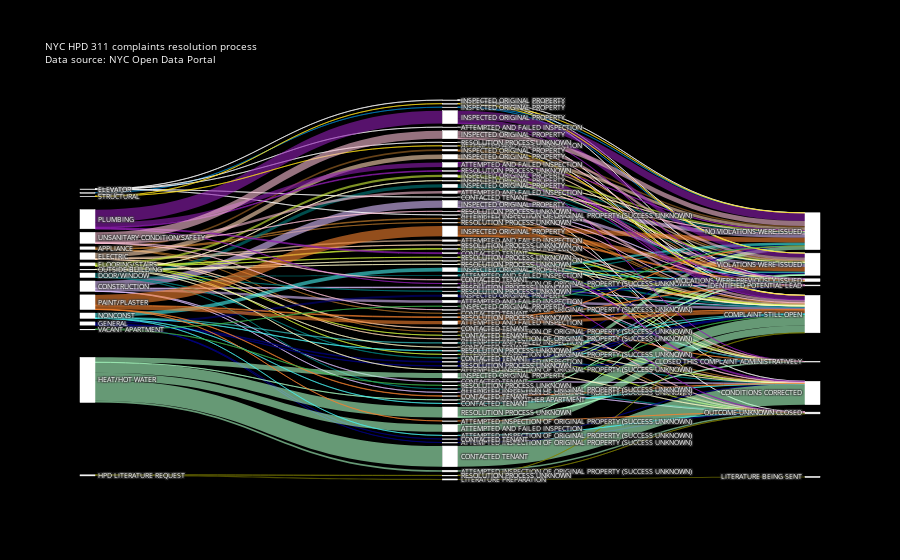

The code cell stored with this chart in its notebook:
### Markdown cell above
### Plot figure

### Code cell
fig = go.Figure(data=[go.Sankey(
    # Define nodes
    node = dict(
      pad = 15,
      thickness = 15,
      line = dict(color = "white", width = 0.5),
      label =  sankey_info['data']['node']['label'],
      color =  sankey_info['data']['node']['color'],
#     groups = groups This just makes it look like the one above
    ),
    # Add links
    link = dict(
      source =  sankey_info['data']['link']['source'],
      target =  sankey_info['data']['link']['target'],
      value =  sankey_info['data']['link']['value'],
      color =  sankey_info['data']['link']['color']
))])

fig.update_layout(title_text="NYC HPD 311 complaints resolution process<br>Data source: NYC Open Data Portal",
                  font=dict(size = 7, color = 'white'),
                  plot_bgcolor='black',
                  paper_bgcolor='black')
fig.show()
fig.write_html('output/sankey_colored_by_complaint_type_nodes_separate.html')

### Figure 1 — Plotly figure (JSON) as saved in the notebook; plotly's stock layout.template omitted (floating-point values rounded to 4 significant figures; data arrays with more than 128 entries replaced by an {"elided": "..."} marker saying what was removed)
{"data": [{"link": {"color": {"elided": "199 str values"}, "source": {"elided": "199 int values"}, "target": {"elided": "199 int values"}, "value": {"elided": "199 int values"}}, "node": {"color": ["rgba(255, 255, 255, 1)", "rgba(255, 255, 255, 1)", "rgba(255, 255, 255, 1)", "rgba(255, 255, 255, 1)", "rgba(255, 255, 255, 1)", "rgba(255, 255, 255, 1)", "rgba(255, 255, 255, 1)", "rgba(255, 255, 255, 1)", "rgba(255, 255, 255, 1)", "rgba(255, 255, 255, 1)", "rgba(255, 255, 255, 1)", "rgba(255, 255, 255, 1)", "rgba(255, 255, 255, 1)", "rgba(255, 255, 255, 1)", "rgba(255, 255, 255, 1)", "rgba(255, 255, 255, 1)", "rgba(255, 255, 255, 1)", "rgba(255, 255, 255, 1)", "rgba(255, 255, 255, 1)", "rgba(255, 255, 255, 1)", "rgba(255, 255, 255, 1)", "rgba(255, 255, 255, 1)", "rgba(255, 255, 255, 1)", "rgba(255, 255, 255, 1)", "rgba(255, 255, 255, 1)", "rgba(255, 255, 255, 1)", "rgba(255, 255, 255, 1)", "rgba(255, 255, 255, 1)", "rgba(255, 255, 255, 1)", "rgba(255, 255, 255, 1)", "rgba(255, 255, 255, 1)", "rgba(255, 255, 255, 1)", "rgba(255, 255, 255, 1)", "rgba(255, 255, 255, 1)", "rgba(255, 255, 255, 1)", "rgba(255, 255, 255, 1)", "rgba(255, 255, 255, 1)", "rgba(255, 255, 255, 1)", "rgba(255, 255, 255, 1)", "rgba(255, 255, 255, 1)", "rgba(255, 255, 255, 1)", "rgba(255, 255, 255, 1)", "rgba(255, 255, 255, 1)", "rgba(255, 255, 255, 1)", "rgba(255, 255, 255, 1)", "rgba(255, 255, 255, 1)", "rgba(255, 255, 255, 1)", "rgba(255, 255, 255, 1)", "rgba(255, 255, 255, 1)", "rgba(255, 255, 255, 1)", "rgba(255, 255, 255, 1)", "rgba(255, 255, 255, 1)", "rgba(255, 255, 255, 1)", "rgba(255, 255, 255, 1)", "rgba(255, 255, 255, 1)", "rgba(255, 255, 255, 1)", "rgba(255, 255, 255, 1)", "rgba(255, 255, 255, 1)", "rgba(255, 255, 255, 1)", "rgba(255, 255, 255, 1)", "rgba(255, 255, 255, 1)", "rgba(255, 255, 255, 1)", "rgba(255, 255, 255, 1)", "rgba(255, 255, 255, 1)", "rgba(255, 255, 255, 1)", "rgba(255, 255, 255, 1)", "rgba(255, 255, 255, 1)", "rgba(255, 255, 255, 1)", "rgba(255, 255, 255, 1)", "rgba(255, 255, 255, 1)", "rgba(255, 255, 255, 1)", "rgba(255, 255, 255, 1)", "rgba(255, 255, 255, 1)", "rgba(255, 255, 255, 1)", "rgba(255, 255, 255, 1)", "rgba(255, 255, 255, 1)", "rgba(255, 255, 255, 1)", "rgba(255, 255, 255, 1)", "rgba(255, 255, 255, 1)", "rgba(255, 255, 255, 1)", "rgba(255, 255, 255, 1)", "rgba(255, 255, 255, 1)", "rgba(255, 255, 255, 1)", "rgba(255, 255, 255, 1)", "rgba(255, 255, 255, 1)", "rgba(255, 255, 255, 1)", "rgba(255, 255, 255, 1)", "rgba(255, 255, 255, 1)", "rgba(255, 255, 255, 1)", "rgba(255, 255, 255, 1)", "rgba(255, 255, 255, 1)", "rgba(255, 255, 255, 1)", "rgba(255, 255, 255, 1)", "rgba(255, 255, 255, 1)", "rgba(255, 255, 255, 1)", "rgba(255, 255, 255, 1)", "rgba(255, 255, 255, 1)", "rgba(255, 255, 255, 1)", "rgba(255, 255, 255, 1)"], "label": ["AGENCY", "APPLIANCE", "CONSTRUCTION", "DOOR/WINDOW", "ELECTRIC", "ELEVATOR", "FLOORING/STAIRS", "GENERAL", "HEAT/HOT WATER", "HPD LITERATURE REQUEST", "NONCONST", "OUTSIDE BUILDING", "PAINT/PLASTER", "PLUMBING", "STRUCTURAL", "UNSANITARY CONDITION/SAFETY", "VACANT APARTMENT", "ATTEMPTED AND FAILED INSPECTION", "ATTEMPTED AND FAILED INSPECTION", "ATTEMPTED AND FAILED INSPECTION", "ATTEMPTED AND FAILED INSPECTION", "ATTEMPTED AND FAILED INSPECTION", "ATTEMPTED AND FAILED INSPECTION", "ATTEMPTED AND FAILED INSPECTION", "ATTEMPTED AND FAILED INSPECTION", "ATTEMPTED AND FAILED INSPECTION", "ATTEMPTED AND FAILED INSPECTION", "ATTEMPTED AND FAILED INSPECTION", "ATTEMPTED AND FAILED INSPECTION", "ATTEMPTED AND FAILED INSPECTION", "ATTEMPTED AND FAILED INSPECTION", "ATTEMPTED INSPECTION OF ORIGINAL PROPERTY (SUCCESS UNKNOWN)", "ATTEMPTED INSPECTION OF ORIGINAL PROPERTY (SUCCESS UNKNOWN)", "ATTEMPTED INSPECTION OF ORIGINAL PROPERTY (SUCCESS UNKNOWN)", "ATTEMPTED INSPECTION OF ORIGINAL PROPERTY (SUCCESS UNKNOWN)", "ATTEMPTED INSPECTION OF ORIGINAL PROPERTY (SUCCESS UNKNOWN)", "ATTEMPTED INSPECTION OF ORIGINAL PROPERTY (SUCCESS UNKNOWN)", "ATTEMPTED INSPECTION OF ORIGINAL PROPERTY (SUCCESS UNKNOWN)", "ATTEMPTED INSPECTION OF ORIGINAL PROPERTY (SUCCESS UNKNOWN)", "ATTEMPTED INSPECTION OF ORIGINAL PROPERTY (SUCCESS UNKNOWN)", "ATTEMPTED INSPECTION OF ORIGINAL PROPERTY (SUCCESS UNKNOWN)", "ATTEMPTED INSPECTION OF ORIGINAL PROPERTY (SUCCESS UNKNOWN)", "ATTEMPTED INSPECTION OF ORIGINAL PROPERTY (SUCCESS UNKNOWN)", "ATTEMPTED INSPECTION OF ORIGINAL PROPERTY (SUCCESS UNKNOWN)", "BY INSPECTING ANOTHER APARTMENT", "CONTACTED TENANT", "CONTACTED TENANT", "CONTACTED TENANT", "CONTACTED TENANT", "CONTACTED TENANT", "CONTACTED TENANT", "CONTACTED TENANT", "CONTACTED TENANT", "CONTACTED TENANT", "CONTACTED TENANT", "CONTACTED TENANT", "CONTACTED TENANT", "CONTACTED TENANT", "INSPECTED ORIGINAL PROPERTY", "INSPECTED ORIGINAL PROPERTY", "INSPECTED ORIGINAL PROPERTY", "INSPECTED ORIGINAL PROPERTY", "INSPECTED ORIGINAL PROPERTY", "INSPECTED ORIGINAL PROPERTY", "INSPECTED ORIGINAL PROPERTY", "INSPECTED ORIGINAL PROPERTY", "INSPECTED ORIGINAL PROPERTY", "INSPECTED ORIGINAL PROPERTY", "INSPECTED ORIGINAL PROPERTY", "INSPECTED ORIGINAL PROPERTY", "INSPECTED ORIGINAL PROPERTY", "INSPECTED ORIGINAL PROPERTY", "INSPECTED ORIGINAL PROPERTY", "INSPECTED ORIGINAL PROPERTY", "LITERATURE PREPARATION", "RESOLUTION PROCESS UNKNOWN", "RESOLUTION PROCESS UNKNOWN", "RESOLUTION PROCESS UNKNOWN", "RESOLUTION PROCESS UNKNOWN", "RESOLUTION PROCESS UNKNOWN", "RESOLUTION PROCESS UNKNOWN", "RESOLUTION PROCESS UNKNOWN", "RESOLUTION PROCESS UNKNOWN", "RESOLUTION PROCESS UNKNOWN", "RESOLUTION PROCESS UNKNOWN", "RESOLUTION PROCESS UNKNOWN", "RESOLUTION PROCESS UNKNOWN", "RESOLUTION PROCESS UNKNOWN", "RESOLUTION PROCESS UNKNOWN", "RESOLUTION PROCESS UNKNOWN", "NO VIOLATIONS WERE ISSUED", "VIOLATIONS WERE ISSUED", "COMPLAINT STILL OPEN", "OUTCOME UNKNOWN CLOSED", "CONDITIONS CORRECTED", "VIOLATIONS WERE PREVIOUSLY ISSUED", "CLOSED THIS COMPLAINT ADMINISTRATIVELY", "IDENTIFIED POTENTIAL LEAD", "LITERATURE BEING SENT"], "line": {"color": "white", "width": 0.5}, "pad": 15, "thickness": 15}, "type": "sankey"}], "layout": {"font": {"color": "white", "size": 7}, "paper_bgcolor": "black", "plot_bgcolor": "black", "title": {"text": "NYC HPD 311 complaints resolution process<br>Data source: NYC Open Data Portal"}}}
